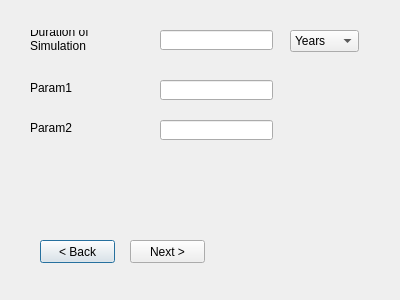
<?xml version="1.0" encoding="UTF-8"?>
<ui version="4.0">
    <class>Dialog</class>
    <widget class="QDialog" name="Dialog">
        <property name="geometry">
            <rect>
                <x>0</x>
                <y>0</y>
                <width>400</width>
                <height>300</height>
            </rect>
        </property>
        <property name="windowTitle">
            <string>Additional configuration</string>
        </property>
        <widget class="QLabel" name="label">
            <property name="geometry">
                <rect>
                    <x>30</x>
                    <y>30</y>
                    <width>131</width>
                    <height>31</height>
                </rect>
            </property>
            <property name="text">
                <string>Duration of
Simulation
                </string>
            </property>
        </widget>
        <widget class="QLineEdit" name="lineEdit">
            <property name="geometry">
                <rect>
                    <x>160</x>
                    <y>30</y>
                    <width>113</width>
                    <height>20</height>
                </rect>
            </property>
        </widget>
        <widget class="QLabel" name="label_2">
            <property name="geometry">
                <rect>
                    <x>30</x>
                    <y>80</y>
                    <width>131</width>
                    <height>16</height>
                </rect>
            </property>
            <property name="text">
                <string>Param1</string>
            </property>
        </widget>
        <widget class="QLineEdit" name="lineEdit_2">
            <property name="geometry">
                <rect>
                    <x>160</x>
                    <y>80</y>
                    <width>113</width>
                    <height>20</height>
                </rect>
            </property>
        </widget>
        <widget class="QLabel" name="label_3">
            <property name="geometry">
                <rect>
                    <x>30</x>
                    <y>120</y>
                    <width>131</width>
                    <height>16</height>
                </rect>
            </property>
            <property name="text">
                <string>Param2</string>
            </property>
        </widget>
        <widget class="QLineEdit" name="lineEdit_3">
            <property name="geometry">
                <rect>
                    <x>160</x>
                    <y>120</y>
                    <width>113</width>
                    <height>20</height>
                </rect>
            </property>
        </widget>
        <widget class="QPushButton" name="pushButton_2">
            <property name="geometry">
                <rect>
                    <x>40</x>
                    <y>240</y>
                    <width>75</width>
                    <height>23</height>
                </rect>
            </property>
            <property name="text">
                <string>&lt; Back</string>
            </property>
        </widget>
        <widget class="QPushButton" name="pushButton">
            <property name="geometry">
                <rect>
                    <x>130</x>
                    <y>240</y>
                    <width>75</width>
                    <height>23</height>
                </rect>
            </property>
            <property name="text">
                <string>Next &gt;</string>
            </property>
        </widget>
        <widget class="QComboBox" name="comboBox">
            <property name="geometry">
                <rect>
                    <x>290</x>
                    <y>30</y>
                    <width>69</width>
                    <height>22</height>
                </rect>
            </property>
            <item>
                <property name="text">
                    <string>Years</string>
                </property>
            </item>
            <item>
                <property name="text">
                    <string>Months</string>
                </property>
            </item>
            <item>
                <property name="text">
                    <string>Days</string>
                </property>
            </item>
        </widget>
    </widget>
    <resources/>
    <connections/>
</ui>
